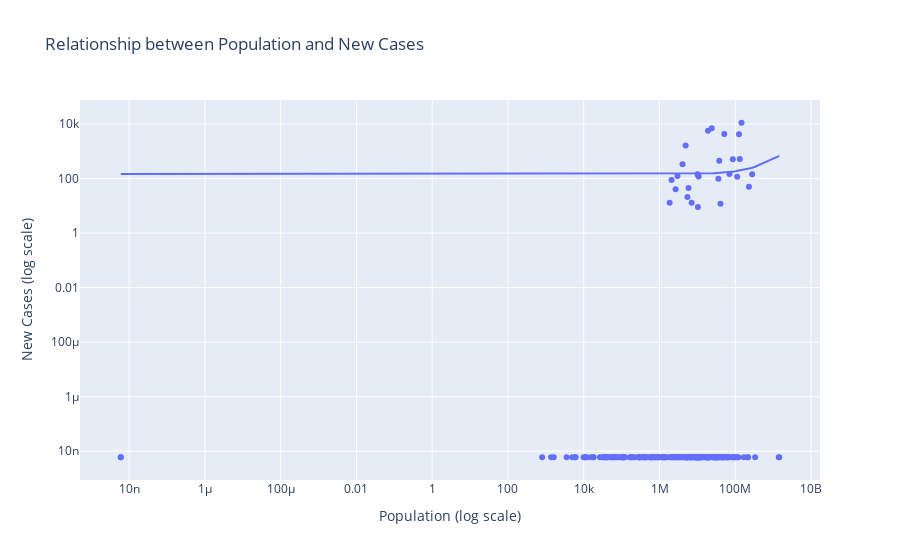

Notebook cell for this chart:
### Markdown cell above
- **Nhận xét biểu đồ**: 
  - Nga là quốc gia có số lượng ca mắc covid mới nhiều nhất trong ngày 06/03/2023. Điều này có thể được giải thích là do tỷ lệ tiêm phòng vắc xin của công chúng Nga đang giảm dần và việc đó đã trở nên không còn bắt buộc, quảng bá với các chủng virus mới, các lệnh bắt buộc mang khẩu trang tại nơi đông người bị gỡ bỏ. Hậu quả là số ca mắc tăng do miễn dịch cộng đồng không hiệu quả.
  - Hầu hết các quốc gia có số ca nhiễm mới thuộc top đầu đều là các nước thuộc châu Á và châu Âu.
  
- **Quan hệ với các trường dữ liệu khác**: Nhìn tổng quan biểu đồ, số ca nhiễm của các quốc gia khác không cao như Nga, phải chăng điều này có lẽ là do Nga có dân số đông hơn các quốc gia còn lại nên số ca nhiễm cũng từ đó mà cao vượt trội hơn hẳn? Từ đó, nhóm có một câu hỏi đặt ra là:

#### 1.2 Liệu dân số có ảnh hưởng đến việc tăng các ca nhiễm mới?
- **Trường dữ liệu được trực quan**: `New Cases`, `Population`.
- **Biểu đồ sử dụng**: Scatter.
- **Tính phù hợp của biểu đồ**: Scatter là biểu đồ thông dụng nhất khi quan sát mối quan hệ của hai biến, đặc biệt là xem xét sự tương quan giữa hai biến đó. Với lý do như vậy nên sử dụng scatter plot cho câu hỏi xem xét liệu 2 biến `New Cases` và `Population` có sự tương quan với nhau hay không là phù hợp.
- **Mục đích của câu hỏi:** Nhằm xem xét sự tương quan giữa số dân với mức nhiễm hiện tại của một quốc gia. Nếu một quốc gia đông dân thì số ca nhiễm cũng tăng lên nhiều theo dân số, ngược lại nếu một quốc gia ít dân thì số ca nhiễm cũng thấp theo.

### Code cell
epsilon = 1e-9
covid_df['Population'] = covid_df['Population'] + epsilon
covid_df['New Cases'] = covid_df['New Cases'] + epsilon

fig = px.scatter(data_frame=covid_df, x='Population', y='New Cases', 
                 log_x=True, log_y=True, 
                 labels={'Population': 'Population (log scale)', 
                         'New Cases': 'New Cases (log scale)'},
                 title='Relationship between Population and New Cases', trendline='ols')

fig.show()

### Figure 1 — Plotly figure (JSON) as saved in the notebook; plotly's stock layout.template omitted (floating-point values rounded to 4 significant figures; data arrays with more than 128 entries replaced by an {"elided": "..."} marker saying what was removed)
{"data": [{"hovertemplate": "Population (log scale)=%{x}<br>New Cases (log scale)=%{y}<extra></extra>", "legendgroup": "", "marker": {"color": "#636efa", "symbol": "circle"}, "mode": "markers", "name": "", "orientation": "v", "showlegend": false, "type": "scatter", "x": {"elided": "231 float values"}, "xaxis": "x", "y": {"elided": "231 float values"}, "yaxis": "y"}, {"hovertemplate": "<b>OLS trendline</b><br>New Cases = 3.66312e-07 * Population + 148.228<br>R<sup>2</sup>=0.002435<br><br>Population (log scale)=%{x}<br>New Cases (log scale)=%{y} <b>(trend)</b><extra></extra>", "legendgroup": "", "marker": {"color": "#636efa", "symbol": "circle"}, "mode": "lines", "name": "", "showlegend": false, "type": "scatter", "x": {"elided": "231 float values"}, "xaxis": "x", "y": {"elided": "231 float values"}, "yaxis": "y"}], "layout": {"legend": {"tracegroupgap": 0}, "title": {"text": "Relationship between Population and New Cases"}, "xaxis": {"anchor": "y", "domain": [0, 1], "title": {"text": "Population (log scale)"}, "type": "log"}, "yaxis": {"anchor": "x", "domain": [0, 1], "title": {"text": "New Cases (log scale)"}, "type": "log"}}}
